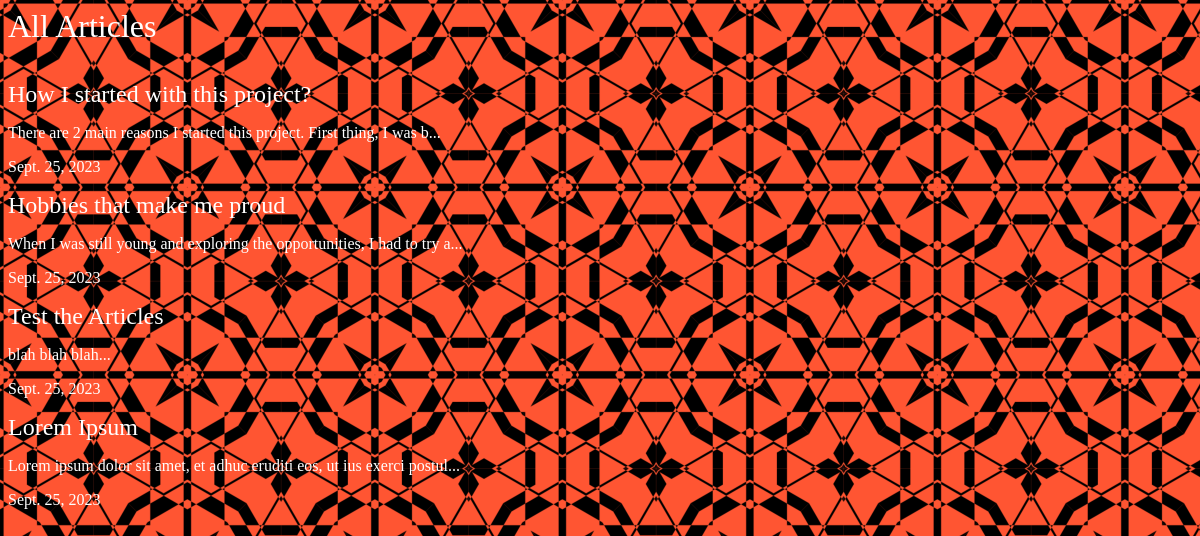
The page /articles/ on the database as committed earlier.
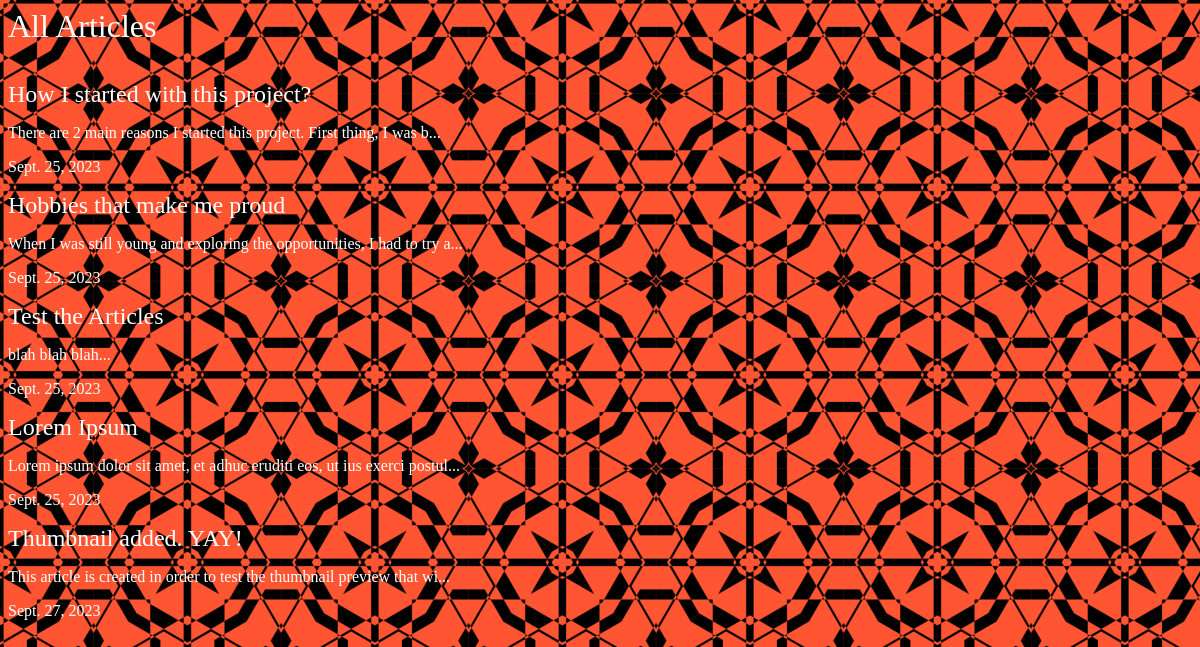
The same page on the database as committed later.
### articles/models.py (models this page shows, shortened)
class Article(models.Model):
    title = models.CharField(max_length=100)
    slug = models.SlugField()
    body = models.TextField()
    date = models.DateField(auto_now_add=True)
    thumbnail = models.ImageField(default='default.png',blank=True)
    def snippet(self):
        return self.body[:70] + '...'

### articles/views.py (the view)
# urls.py: path('', views.articles, name="list"),
def articles(request):
   all_articles = Article.objects.all().order_by('date')
   return render(request, 'articles/article.html', {'all_articles':all_articles})

### articles/templates/articles/article.html
{% extends 'base_layout.html' %}
{% block content %}
<div class="articles">
    {% for article in all_articles %}
    <div class="article">
        <h2><a href="{% url 'articles:detail' slug=article.slug %}">{{ article.title }}</a></h2>
        <p>{{ article.snippet }}</p>
        <p>{{ article.date }}</p>
    </div>
    {% endfor %}
</div>
{% endblock %}

### templates/base_layout.html (shortened to what this page needs)
{% load static %}
<!DOCTYPE html>
<html>
    <head>
        <link rel="stylesheet" href="{% static 'style.css' %}">
    </head>
    <body>
        <div class="wrapper">
            <h1><a href="{% url 'articles:list' %}">All Articles</a></h1>
            <br><br>
            {% block content %}
            {% endblock %}
        </div>
    </body>
</html>

### assets/style.css (style rules this page uses)
body { color: #fff; background: #ff5532; background-repeat: no-repeat; background-image: url(decors.png); box-sizing: border-box; }
body * { font-family: fantasy; }
h1,h2,h3,h4,h5,h6 { font-weight: normal; margin:0; }
a, a:hover, a:visited { text-decoration: none; color: #fff; }

Rows that differ between the two databases and show on the page:
added Article: title "Thumbnail added. YAY!", snippet "This article is created in order to test the thumbnail preview that wi...", date "Sept. 27, 2023"
